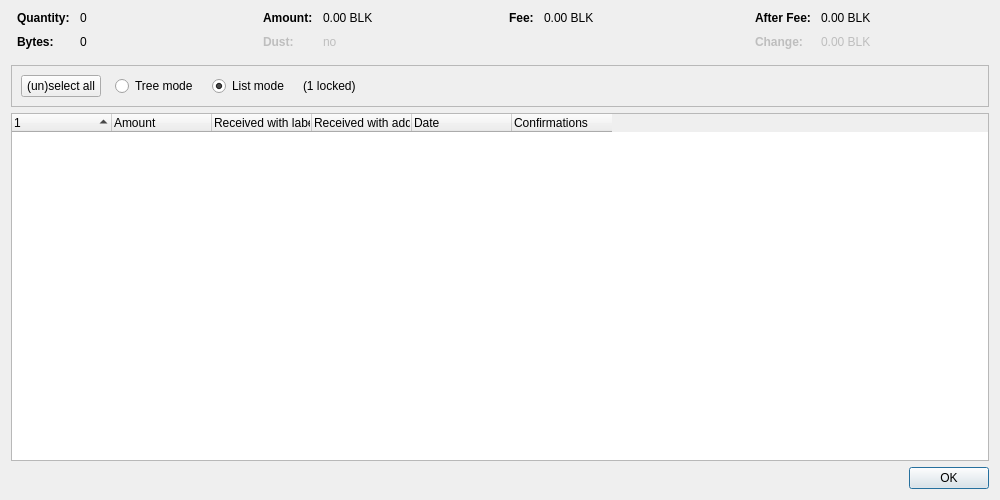
<?xml version="1.0" encoding="UTF-8"?>
<ui version="4.0">
 <class>CoinControlDialog</class>
 <widget class="QDialog" name="CoinControlDialog">
  <property name="geometry">
   <rect>
    <x>0</x>
    <y>0</y>
    <width>1000</width>
    <height>500</height>
   </rect>
  </property>
  <property name="windowTitle">
   <string>Coin Selection</string>
  </property>
  <layout class="QVBoxLayout" name="verticalLayout">
   <item>
    <layout class="QHBoxLayout" name="horizontalLayoutTop" stretch="0,0,0,0">
     <property name="topMargin">
      <number>0</number>
     </property>
     <property name="bottomMargin">
      <number>10</number>
     </property>
     <item>
      <layout class="QFormLayout" name="formLayoutCoinControl1">
       <property name="horizontalSpacing">
        <number>10</number>
       </property>
       <property name="verticalSpacing">
        <number>10</number>
       </property>
       <property name="leftMargin">
        <number>6</number>
       </property>
       <property name="rightMargin">
        <number>6</number>
       </property>
       <item row="0" column="0">
        <widget class="QLabel" name="labelCoinControlQuantityText">
         <property name="font">
          <font>
           <weight>75</weight>
           <bold>true</bold>
          </font>
         </property>
         <property name="text">
          <string>Quantity:</string>
         </property>
        </widget>
       </item>
       <item row="0" column="1">
        <widget class="QLabel" name="labelCoinControlQuantity">
         <property name="cursor">
          <cursorShape>IBeamCursor</cursorShape>
         </property>
         <property name="contextMenuPolicy">
          <enum>Qt::ActionsContextMenu</enum>
         </property>
         <property name="text">
          <string notr="true">0</string>
         </property>
         <property name="textInteractionFlags">
          <set>Qt::LinksAccessibleByMouse|Qt::TextSelectableByKeyboard|Qt::TextSelectableByMouse</set>
         </property>
        </widget>
       </item>
       <item row="1" column="0">
        <widget class="QLabel" name="labelCoinControlBytesText">
         <property name="font">
          <font>
           <weight>75</weight>
           <bold>true</bold>
          </font>
         </property>
         <property name="text">
          <string>Bytes:</string>
         </property>
        </widget>
       </item>
       <item row="1" column="1">
        <widget class="QLabel" name="labelCoinControlBytes">
         <property name="cursor">
          <cursorShape>IBeamCursor</cursorShape>
         </property>
         <property name="contextMenuPolicy">
          <enum>Qt::ActionsContextMenu</enum>
         </property>
         <property name="text">
          <string notr="true">0</string>
         </property>
         <property name="textInteractionFlags">
          <set>Qt::LinksAccessibleByMouse|Qt::TextSelectableByKeyboard|Qt::TextSelectableByMouse</set>
         </property>
        </widget>
       </item>
      </layout>
     </item>
     <item>
      <layout class="QFormLayout" name="formLayoutCoinControl2">
       <property name="horizontalSpacing">
        <number>10</number>
       </property>
       <property name="verticalSpacing">
        <number>10</number>
       </property>
       <property name="leftMargin">
        <number>6</number>
       </property>
       <property name="rightMargin">
        <number>6</number>
       </property>
       <item row="0" column="0">
        <widget class="QLabel" name="labelCoinControlAmountText">
         <property name="font">
          <font>
           <weight>75</weight>
           <bold>true</bold>
          </font>
         </property>
         <property name="text">
          <string>Amount:</string>
         </property>
        </widget>
       </item>
       <item row="0" column="1">
        <widget class="QLabel" name="labelCoinControlAmount">
         <property name="cursor">
          <cursorShape>IBeamCursor</cursorShape>
         </property>
         <property name="contextMenuPolicy">
          <enum>Qt::ActionsContextMenu</enum>
         </property>
         <property name="text">
          <string notr="true">0.00 BLK</string>
         </property>
         <property name="textInteractionFlags">
          <set>Qt::LinksAccessibleByMouse|Qt::TextSelectableByKeyboard|Qt::TextSelectableByMouse</set>
         </property>
        </widget>
       </item>
       <item row="1" column="0">
        <widget class="QLabel" name="labelCoinControlLowOutputText">
         <property name="enabled">
          <bool>false</bool>
         </property>
         <property name="font">
          <font>
           <weight>75</weight>
           <bold>true</bold>
          </font>
         </property>
         <property name="text">
          <string>Dust:</string>
         </property>
        </widget>
       </item>
       <item row="1" column="1">
        <widget class="QLabel" name="labelCoinControlLowOutput">
         <property name="enabled">
          <bool>false</bool>
         </property>
         <property name="cursor">
          <cursorShape>IBeamCursor</cursorShape>
         </property>
         <property name="contextMenuPolicy">
          <enum>Qt::ActionsContextMenu</enum>
         </property>
         <property name="text">
          <string notr="true">no</string>
         </property>
         <property name="textInteractionFlags">
          <set>Qt::LinksAccessibleByMouse|Qt::TextSelectableByKeyboard|Qt::TextSelectableByMouse</set>
         </property>
        </widget>
       </item>
      </layout>
     </item>
     <item>
      <layout class="QFormLayout" name="formLayoutCoinControl3">
       <property name="horizontalSpacing">
        <number>10</number>
       </property>
       <property name="verticalSpacing">
        <number>10</number>
       </property>
       <property name="leftMargin">
        <number>6</number>
       </property>
       <property name="rightMargin">
        <number>6</number>
       </property>
       <item row="0" column="0">
        <widget class="QLabel" name="labelCoinControlFeeText">
         <property name="font">
          <font>
           <weight>75</weight>
           <bold>true</bold>
          </font>
         </property>
         <property name="text">
          <string>Fee:</string>
         </property>
        </widget>
       </item>
       <item row="0" column="1">
        <widget class="QLabel" name="labelCoinControlFee">
         <property name="cursor">
          <cursorShape>IBeamCursor</cursorShape>
         </property>
         <property name="contextMenuPolicy">
          <enum>Qt::ActionsContextMenu</enum>
         </property>
         <property name="text">
          <string notr="true">0.00 BLK</string>
         </property>
         <property name="textInteractionFlags">
          <set>Qt::LinksAccessibleByMouse|Qt::TextSelectableByKeyboard|Qt::TextSelectableByMouse</set>
         </property>
        </widget>
       </item>
      </layout>
     </item>
     <item>
      <layout class="QFormLayout" name="formLayoutCoinControl4">
       <property name="horizontalSpacing">
        <number>10</number>
       </property>
       <property name="verticalSpacing">
        <number>10</number>
       </property>
       <property name="leftMargin">
        <number>6</number>
       </property>
       <property name="rightMargin">
        <number>6</number>
       </property>
       <item row="0" column="0">
        <widget class="QLabel" name="labelCoinControlAfterFeeText">
         <property name="font">
          <font>
           <weight>75</weight>
           <bold>true</bold>
          </font>
         </property>
         <property name="text">
          <string>After Fee:</string>
         </property>
        </widget>
       </item>
       <item row="0" column="1">
        <widget class="QLabel" name="labelCoinControlAfterFee">
         <property name="cursor">
          <cursorShape>IBeamCursor</cursorShape>
         </property>
         <property name="contextMenuPolicy">
          <enum>Qt::ActionsContextMenu</enum>
         </property>
         <property name="text">
          <string notr="true">0.00 BLK</string>
         </property>
         <property name="textInteractionFlags">
          <set>Qt::LinksAccessibleByMouse|Qt::TextSelectableByKeyboard|Qt::TextSelectableByMouse</set>
         </property>
        </widget>
       </item>
       <item row="1" column="0">
        <widget class="QLabel" name="labelCoinControlChangeText">
         <property name="enabled">
          <bool>false</bool>
         </property>
         <property name="font">
          <font>
           <weight>75</weight>
           <bold>true</bold>
          </font>
         </property>
         <property name="text">
          <string>Change:</string>
         </property>
        </widget>
       </item>
       <item row="1" column="1">
        <widget class="QLabel" name="labelCoinControlChange">
         <property name="enabled">
          <bool>false</bool>
         </property>
         <property name="cursor">
          <cursorShape>IBeamCursor</cursorShape>
         </property>
         <property name="contextMenuPolicy">
          <enum>Qt::ActionsContextMenu</enum>
         </property>
         <property name="text">
          <string notr="true">0.00 BLK</string>
         </property>
         <property name="textInteractionFlags">
          <set>Qt::LinksAccessibleByMouse|Qt::TextSelectableByKeyboard|Qt::TextSelectableByMouse</set>
         </property>
        </widget>
       </item>
      </layout>
     </item>
    </layout>
   </item>
   <item>
    <widget class="QFrame" name="frame">
     <property name="minimumSize">
      <size>
       <width>0</width>
       <height>40</height>
      </size>
     </property>
     <property name="frameShape">
      <enum>QFrame::StyledPanel</enum>
     </property>
     <property name="frameShadow">
      <enum>QFrame::Sunken</enum>
     </property>
     <layout class="QHBoxLayout" name="horizontalLayout">
      <item>
       <layout class="QHBoxLayout" name="horizontalLayoutPanel" stretch="0,0,0,0,0">
        <property name="spacing">
         <number>14</number>
        </property>
        <item>
         <widget class="QPushButton" name="pushButtonSelectAll">
          <property name="sizePolicy">
           <sizepolicy hsizetype="Maximum" vsizetype="Fixed">
            <horstretch>0</horstretch>
            <verstretch>0</verstretch>
           </sizepolicy>
          </property>
          <property name="text">
           <string>(un)select all</string>
          </property>
          <property name="autoDefault">
           <bool>false</bool>
          </property>
         </widget>
        </item>
        <item>
         <widget class="QRadioButton" name="radioTreeMode">
          <property name="sizePolicy">
           <sizepolicy hsizetype="Maximum" vsizetype="Fixed">
            <horstretch>0</horstretch>
            <verstretch>0</verstretch>
           </sizepolicy>
          </property>
          <property name="text">
           <string>Tree mode</string>
          </property>
         </widget>
        </item>
        <item>
         <widget class="QRadioButton" name="radioListMode">
          <property name="sizePolicy">
           <sizepolicy hsizetype="Maximum" vsizetype="Fixed">
            <horstretch>0</horstretch>
            <verstretch>0</verstretch>
           </sizepolicy>
          </property>
          <property name="text">
           <string>List mode</string>
          </property>
          <property name="checked">
           <bool>true</bool>
          </property>
         </widget>
        </item>
        <item>
         <widget class="QLabel" name="labelLocked">
          <property name="text">
           <string notr="true">(1 locked)</string>
          </property>
         </widget>
        </item>
        <item>
         <spacer name="horizontalSpacer">
          <property name="orientation">
           <enum>Qt::Horizontal</enum>
          </property>
          <property name="sizeHint" stdset="0">
           <size>
            <width>40</width>
            <height>20</height>
           </size>
          </property>
         </spacer>
        </item>
       </layout>
      </item>
     </layout>
    </widget>
   </item>
   <item>
    <widget class="CoinControlTreeWidget" name="treeWidget">
     <property name="contextMenuPolicy">
      <enum>Qt::CustomContextMenu</enum>
     </property>
     <property name="sortingEnabled">
      <bool>false</bool>
     </property>
     <property name="columnCount">
      <number>6</number>
     </property>
     <attribute name="headerShowSortIndicator" stdset="0">
      <bool>true</bool>
     </attribute>
     <attribute name="headerStretchLastSection">
      <bool>false</bool>
     </attribute>
     <column>
      <property name="text">
       <string/>
      </property>
     </column>
     <column>
      <property name="text">
       <string>Amount</string>
      </property>
     </column>
     <column>
      <property name="text">
       <string>Received with label</string>
      </property>
     </column>
     <column>
      <property name="text">
       <string>Received with address</string>
      </property>
     </column>
     <column>
      <property name="text">
       <string>Date</string>
      </property>
     </column>
     <column>
      <property name="text">
       <string>Confirmations</string>
      </property>
      <property name="toolTip">
       <string>Confirmed</string>
      </property>
     </column>
     <column>
      <property name="text">
       <string/>
      </property>
     </column>
     <column>
      <property name="text">
       <string/>
      </property>
     </column>
     <column>
      <property name="text">
       <string/>
      </property>
     </column>
     <column>
      <property name="text">
       <string/>
      </property>
     </column>
    </widget>
   </item>
   <item>
    <widget class="QDialogButtonBox" name="buttonBox">
     <property name="orientation">
      <enum>Qt::Horizontal</enum>
     </property>
     <property name="standardButtons">
      <set>QDialogButtonBox::Ok</set>
     </property>
    </widget>
   </item>
  </layout>
 </widget>
 <customwidgets>
  <customwidget>
   <class>CoinControlTreeWidget</class>
   <extends>QTreeWidget</extends>
   <header>qt/coincontroltreewidget.h</header>
  </customwidget>
 </customwidgets>
 <resources/>
 <connections/>
</ui>
